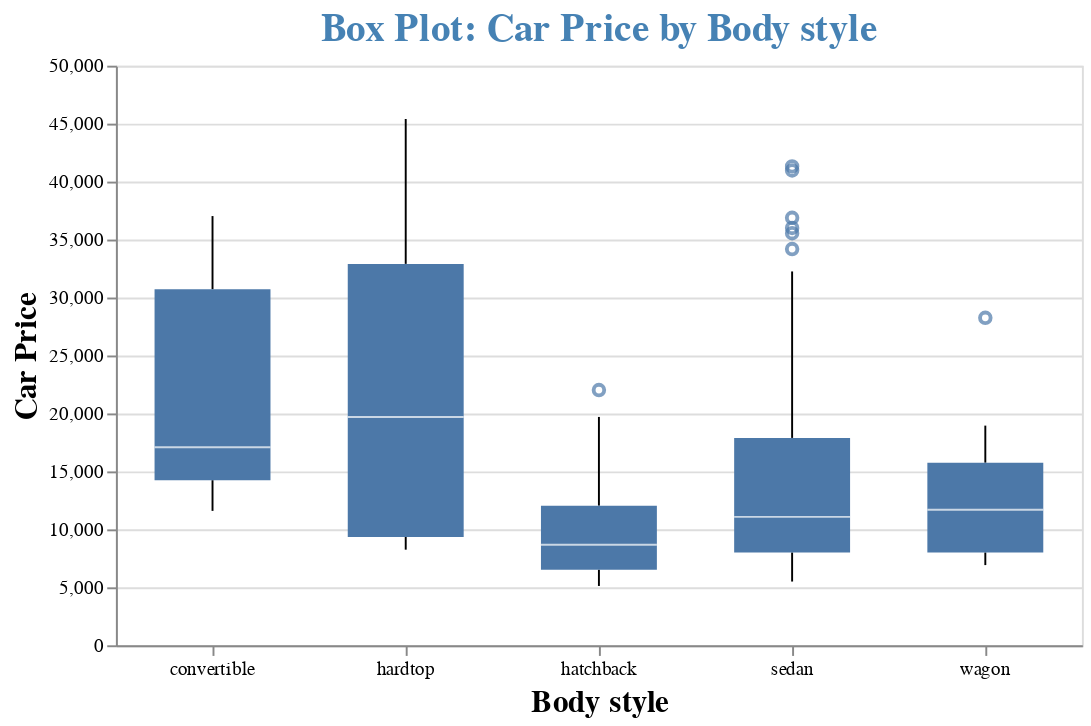

Here is the notebook cell this chart was saved with:
### Markdown cell above
Increasing the size of axis titles

### Code cell
# Increasing the size of axis titles
alt.Chart(df).mark_boxplot(size=60).encode(
    alt.X('body_style', title='Body style', axis=alt.Axis(labelAngle=0)),
    alt.Y('price', title='Car Price'),    
).properties(
    width=500,
    title={"text":"Box Plot: Car Price by Body style", 
            "fontSize":20,
            "color": "steelblue"}
).configure_axis(
    titleFontSize=16
)

### Figure 1 — Vega-Lite specification as saved in the notebook (floating-point values rounded to 4 significant figures; data arrays with more than 128 entries replaced by an {"elided": "..."} marker saying what was removed)
{"config": {"view": {"continuousWidth": 300, "continuousHeight": 300}, "axis": {"titleFontSize": 16}}, "data": {"name": "data-377522f69c9237e141896e4eb0e07f53"}, "mark": {"type": "boxplot", "size": 60}, "encoding": {"x": {"axis": {"labelAngle": 0}, "field": "body_style", "title": "Body style", "type": "nominal"}, "y": {"field": "price", "title": "Car Price", "type": "quantitative"}}, "title": {"text": "Box Plot: Car Price by Body style", "fontSize": 20, "color": "steelblue"}, "width": 500, "$schema": "https://vega.github.io/schema/vega-lite/v5.17.0.json", "datasets": {"data-377522f69c9237e141896e4eb0e07f53": {"elided": "205 records"}}}
